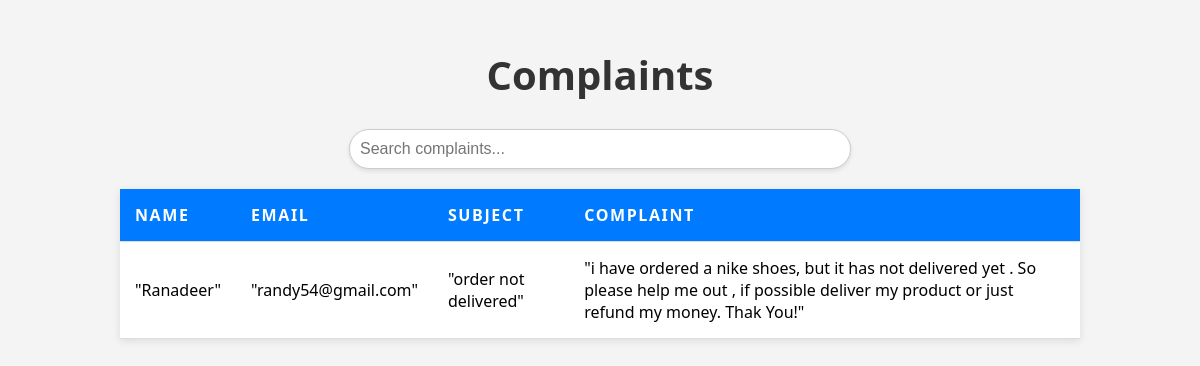
The page /complaint/ on the database its author committed.
### shop/models.py (models this page shows, shortened)
class Contact(models.Model):
    name =  models.CharField(max_length=200)
    email =  models.CharField(max_length=200)
    subject =  models.CharField(max_length=500)
    message =  models.CharField(max_length=10000)

### shop/views.py (the view)
# urls.py: path('complaint/', views.Complaint, name='complaint'),
def Complaint(request):
    all_complaints = Contact.objects.all()
    context = {
        "complaints": all_complaints,
    }
    return render(request,"complaint.html",context)

### shop/templates/complaint.html (shortened to what this page needs)
{%load static%}
<!DOCTYPE html>
<html lang="en">
  <head>
    <link rel="stylesheet" href={%static "css/complaintstyles.css"%} />
  </head>
  <body>
    <div class="container">
      <header>
        <h1>Complaints</h1>
      </header>
      <div class="search-bar">
        <input
          type="text"
          id="search-input"
          placeholder="Search complaints..."
        />
      </div>
      <table id="complaints-table">
        <thead>
          <tr>
            <th>Name</th>
            <th>Email</th>
            <th>Subject</th>
            <th>Complaint</th>
          </tr>
        </thead>
        <tbody>
          {% for complaint in complaints %}
          <tr>
            <td>"{{complaint.name}}"</td>
            <td>"{{complaint.email}}"</td>
            <td>"{{complaint.subject}}"</td>
            <td>"{{complaint.message}}"</td>
          </tr>
          {% endfor%}
        </tbody>
      </table>
    </div>
  </body>
</html>

### shop/static/css/complaintstyles.css (style rules this page uses)
body { font-family: "Segoe UI", Tahoma, Geneva, Verdana, sans-serif; background-color: #f4f4f4; margin: 0; padding: 0; }
.container { width: 80%; margin: 0 auto; padding-top: 20px; }
header { text-align: center; margin-bottom: 20px; }
h1 { color: #333; font-size: 2.5em; }
.search-bar { margin-bottom: 20px; text-align: center; }
.search-bar input { padding: 10px; width: 50%; border-radius: 25px; border: 1px solid #ccc; box-shadow: 0 2px 4px rgba(0, 0, 0, 0.1); font-size: 1em; }
table { width: 100%; border-collapse: collapse; margin-bottom: 20px; box-shadow: 0 2px 8px rgba(0, 0, 0, 0.1); background-color: #fff; }
th, td { padding: 15px; text-align: left; border-bottom: 1px solid #ddd; }
th { background-color: #007bff; color: #fff; text-transform: uppercase; letter-spacing: 0.1em; font-size: 1em; }

### rows shown on the page
Contact: name "Ranadeer", email "randy54@gmail.com", subject "order not delivered", message "i have ordered a nike shoes, but it has not delivered yet . So please help me out , if possible deliver my product or just refund my money. Thak You!"
